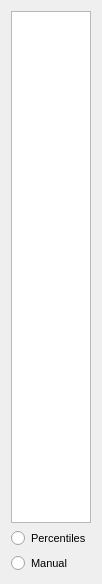
<?xml version="1.0" encoding="UTF-8"?>
<ui version="4.0">
 <class>colorbarWidget</class>
 <widget class="QWidget" name="colorbarWidget">
  <property name="geometry">
   <rect>
    <x>0</x>
    <y>0</y>
    <width>93</width>
    <height>584</height>
   </rect>
  </property>
  <property name="sizePolicy">
   <sizepolicy hsizetype="Expanding" vsizetype="Expanding">
    <horstretch>0</horstretch>
    <verstretch>0</verstretch>
   </sizepolicy>
  </property>
  <property name="maximumSize">
   <size>
    <width>93</width>
    <height>16777215</height>
   </size>
  </property>
  <property name="font">
   <font>
    <pointsize>8</pointsize>
   </font>
  </property>
  <property name="windowTitle">
   <string>Form</string>
  </property>
  <layout class="QVBoxLayout" name="verticalLayout">
   <item>
    <layout class="QVBoxLayout" name="max"/>
   </item>
   <item>
    <layout class="QVBoxLayout" name="min">
     <item>
      <widget class="PlotWidget" name="colorbar">
       <property name="maximumSize">
        <size>
         <width>100</width>
         <height>16777215</height>
        </size>
       </property>
      </widget>
     </item>
    </layout>
   </item>
   <item>
    <widget class="QRadioButton" name="percentile">
     <property name="sizePolicy">
      <sizepolicy hsizetype="Expanding" vsizetype="Fixed">
       <horstretch>0</horstretch>
       <verstretch>0</verstretch>
      </sizepolicy>
     </property>
     <property name="font">
      <font>
       <pointsize>8</pointsize>
      </font>
     </property>
     <property name="text">
      <string>Percentiles</string>
     </property>
    </widget>
   </item>
   <item>
    <widget class="QRadioButton" name="manual">
     <property name="sizePolicy">
      <sizepolicy hsizetype="Expanding" vsizetype="Fixed">
       <horstretch>0</horstretch>
       <verstretch>0</verstretch>
      </sizepolicy>
     </property>
     <property name="font">
      <font>
       <pointsize>8</pointsize>
      </font>
     </property>
     <property name="text">
      <string>Manual</string>
     </property>
    </widget>
   </item>
  </layout>
 </widget>
 <customwidgets>
  <customwidget>
   <class>PlotWidget</class>
   <extends>QGraphicsView</extends>
   <header location="global">pyqtgraph</header>
  </customwidget>
 </customwidgets>
 <resources/>
 <connections/>
</ui>
